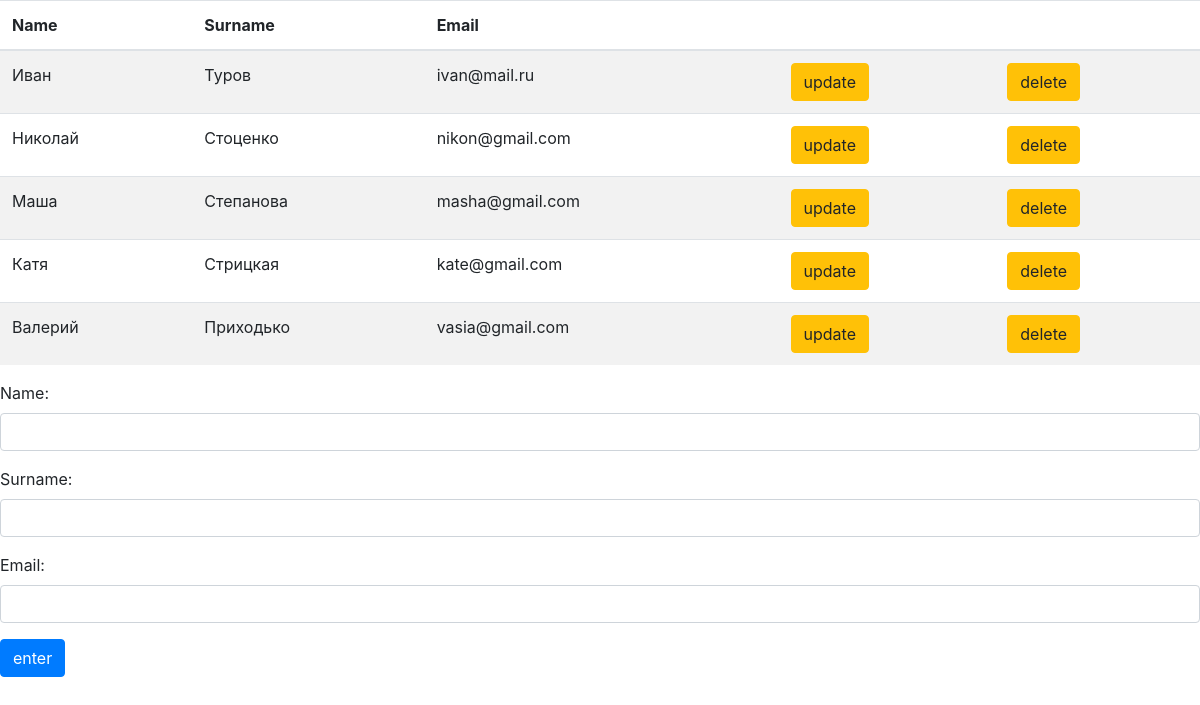
The page / on the database its author committed.
### tables this page shows
CREATE TABLE `persons` (
  `id` int(10) UNSIGNED NOT NULL,
  `name` varchar(255) NOT NULL,
  `surname` varchar(255) NOT NULL,
  `email` varchar(255) NOT NULL
);

### app/core/View.php (called while the page is built, shortened)
<?php
class View{
    public $template;
    public function __construct(){
        $this->template = 'template_main_view';
    }
    public function render(){
        include_once 'app/views/'.$this->template.'.php';
    }
}

### app/controllers/MainController.php (called while the page is built, shortened)
<?php
class MainController extends Controller{
    public function action_index(){
        $this->model = new MainModel();
        $this->view->persons = $this->model->getPersons();
        $this->view->page = 'page_table';
        $this->view->render();
    }
}

### app/bootstrap.php (called while the page is built, shortened)
<?php
include_once 'core/View.php';
include_once 'core/Model.php';
include_once 'core/Router.php';
router::init();

### index.php (called while the page is built)
<?php
include_once 'app/bootstrap.php';

### app/core/Model.php (called while the page is built, shortened)
<?php
class Model{
    public function __construct(){
        $this->db = new mysqli(DB_HOST, DB_USER, DB_PASS, DB_NAME);
    }
}

### app/models/MainModel.php (called while the page is built, shortened)
<?php
class MainModel extends Model{
    public function getPersons(){
        if($this->db->connect_errno===0){
            $query = 'select * from persons';
            $res = $this->db->query($query);
            if($res){
                return $res->fetch_all(MYSQLI_ASSOC);
            } else{
                return false;
            }
        }
    }
}

### app/views/page_table.php (the view, shortened to what this page needs)
<table class="showList table table-striped">
    <thead>
    <tr>
        <th>Name</th>
        <th>Surname</th>
        <th>Email</th>
        <th></th>
        <th></th>
    </tr>
    </thead>
    <tbody>
    <?php
    foreach($this->persons as $person){
    ?>
    <tr>
     <td><?= $person['name']?></td>
     <td><?= $person['surname']?></td>
     <td><?= $person['email']?></td>
     <td>
         <form class="update" method="post">
            <input type="submit" class="btn btn-warning" value="update">
         </form>
     </td>
     <td>
         <form class="delete" method="post">
            <input type="submit" class="btn btn-warning" value="delete">
         </form>
     </td>
    </tr>
    <?php
    }
    ?>
    </tbody>
</table>
<form class="add" method="post">
<div class="form-group">
    <label for="name1">Name:</label>
    <input type="text" name="name" class="form-control" id="name1" required>
</div>
<div class="form-group">
    <label for="surname1">Surname:</label>
    <input type="text" name="surname" class="form-control" id="surname1" required>
</div>
<div class="form-group">
    <label for="email1">Email:</label>
    <input type="email" name="email" class="form-control" id="email1" required>
</div>
    <input type="submit" class="btn btn-primary" value="enter">
</form>

### app/core/Router.php (shortened to what this page needs)
<?php
class Router{
    static function init(){
        $action_name = 'index';
        $action = 'action_'.$action_name;
        $controller = new $controller_class;
        if(method_exists($controller, $action)){
            $controller->$action();
        } else{
            self::ErrorPage404();
        }
    }
}

### app/views/template_main_view.php (shortened to what this page needs)
<!DOCTYPE html>
<html lang="en">
<head>
	<link rel="stylesheet" href="/css/main.css">
    <link rel="stylesheet" href="/css/bootstrap.css">
</head>
<body>
    <div class="grid">
    <?php
        include_once 'app/views/'.$this->page.'.php';
    ?>
    </div>
</body>
</html>

### rows shown on the page
persons: name "Иван", surname "Туров", email "ivan@mail.ru"
persons: name "Николай", surname "Стоценко", email "nikon@gmail.com"
persons: name "Маша", surname "Степанова", email "masha@gmail.com"
persons: name "Катя", surname "Стрицкая", email "kate@gmail.com"
persons: name "Валерий", surname "Приходько", email "vasia@gmail.com"
